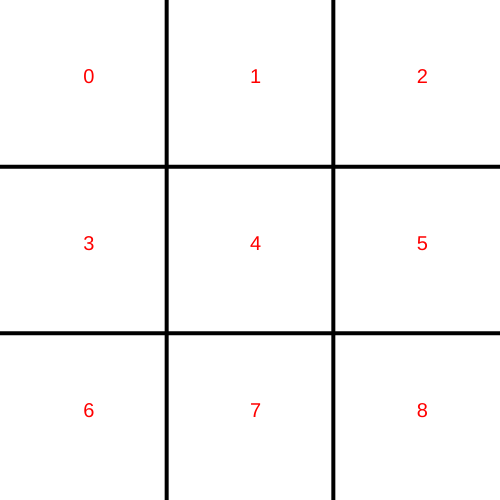
Frame 1 (no input)
Frame 2 (the mouse pressed at the canvas centre, redrawn once): identical to frame 1, image omitted

The p5.js sketch that drew this single still picture (run headless with seeded random() and noise() and a simulated clock; the mouse was pressed at the canvas centre and the sketch redrawn once):

// p5.js sketch
// ── sketch.js
/*
 * Tic tac toe game for AI/ML
 *
 * by Jamie O'Sullivan & Mickey Barron Summer 2020
 *
 *    🚫 STUDENTS: DO NOT MODIFY THIS FILE 🚫
 *
 * Based On:
 *
 * Daniel Shiffman
 * https://thecodingtrain.com/CodingChallenges/149-tic-tac-toe.html
 * https://youtu.be/GTWrWM1UsnA
 * https://editor.p5js.org/codingtrain/sketches/5JngATm3c
 *
 *           HOW TO PLAY
 *
 * - Open the JavaScript console in your browser
 * - Press the SPACEBAR to make the AI play a move.
 * - To play manually, run the play() function in the console. Example—both of these play the center square:
 *    » play(4)
 *    » play(1, 1)
 * - You can press the spacebar for every turn, making the AI effectively play itself or play manually, or any combination.
 *
 *           INSTRUCTIONS
 *
 * - Write your AI in the ai.js file
 * - Don't edit this file.
 * - You may look at this file to see how the game works.
 * - The AI takes one turn at a time.
 * - The AI is invoked when the game calls the aiSelect() function.
 * - The aiSelect() function returns the number of which cell to mark, 0-8:
 *
 *     0 | 1 | 2
 *    -----------
 *     3 | 4 | 5
 *    -----------
 *     6 | 7 | 8
 *
 * - The AI may NOT edit the game state in any way.
 * - The AI MUST return 0-8 from aiSelect (as long the game hasn't ended yet, after which we don't care)
 * - The AI may look at the game state variables: board, gridSize, etc, but not change them.
 *
 * - The game is 2-dimensional, but the board is stored a 1-dimensional array, using the cell numbers above.
 * - If you want to think about the board as 2D, we provided a function board2d() to provide a 2d interface to it.
 * - Each cell of the board is either 'X', 'O', or '', where empty string means the cell is empty.
 *
 *    🚫 STUDENTS: DO NOT MODIFY THIS FILE 🚫
 */


/* Declaration of variables 
*
* - This game is generated procedurally allowing you to change the size of the board and the dimensions of the grid.
*
* - gridSize dictates the size of the grid by defining one side of the square. 
*   For example, if you set gridSize = 4, it will make 4x4 grid with a total of 16 squares.
*
*- The canvas dimensions are specified by the canvasWidth and canvasHeight variables.
*  The defauly setting for canvasHeight is to be equal to the canvasWidth such that it's a square.
*
*/
var board = [];
const players = ['❌', '⭕'];
const gridSize = 3;
const canvasWidth = 500;
const canvasHeight = canvasWidth;
const columnWidth = canvasWidth / gridSize;
const rowHeight = canvasHeight / gridSize;
var player;

// Whenever the Spacebar is pressed, the AI takes a turn
function keyPressed() {
  if (keyCode === 32) {
    play(aiSelect());
  }
}


//This procedurally generates an array of based upon the size of the grid. The array is empty to be filled with player characters
function generateBoard() {
  for (let i = 0; i < gridSize; i++) {
    for (let j = 0; j < gridSize; j++) {
      board.push('');
    }
  }
}


//When invoked, this function detects if there is a win in one of the following diretions: horizontal, verticle, or diagonal. The function accepts a direction argument.
function checkWin(direction) {
  let pathResult;
  let headerCell;
  let comparisonCell;
  if (direction === 'diagonal') {
    for (let i = -1; i <= 1; i = i + 2) {
      const yCoord = ((gridSize - 1) / 2) * (1 + i);
      headerCell = board2d(yCoord, 0);
      if (headerCell !== '') {
        pathResult = true;
        for (let j = 1; j < gridSize; j++) {
          const compY = yCoord + j * -i;
          comparisonCell = board2d(compY, j);
          if (comparisonCell !== headerCell) {
            pathResult = false;
          }
        }
        if (pathResult === true) {
          return headerCell;
        }
      }
    }
  } else {
    for (let i = 0; i < gridSize; i++) {
      if (direction === 'vertical') {
        headerCell = board2d(0, i);
      } else if (direction === 'horizontal') {
        headerCell = board2d(i, 0);
      }
      if (headerCell !== '') {
        pathResult = true;
        for (let j = 1; j < gridSize; j++) {
          if (direction === 'vertical') {
            comparisonCell = board2d(j, i);
          } else if (direction === 'horizontal') {
            comparisonCell = board2d(i, j);
          }
          if (comparisonCell !== headerCell) {
            pathResult = false;
          }
        }
        if (pathResult === true) {
          return headerCell;
        }
      }
    }
  }
  return '';
}

// returns a string representing the winner, or an empty string if nobody has won
function checkWins() {
  const winResults = [checkWin('horizontal'), checkWin('vertical'), checkWin('diagonal')];

  const reducer = function (total, num) {
    if (num === '' && total === '') {
      return '';
    } else if (total === '') {
      return num;
    } else {
      return total;
    }
  };

  return winResults.reduce(reducer);
}

function setup() {
  createCanvas(canvasWidth, canvasHeight);
  generateBoard(gridSize);
  player = players[0];
  report('Game started');
  noLoop(); // noLoop should be the last line in the block
}


//Procedural generation of grid.
function drawGrid() {
  background(255, 255, 255);
  let columnWidth = canvasWidth / gridSize;
  let rowHeight = canvasHeight / gridSize;
  strokeWeight(4);
  for (let i = 0; i < gridSize - 1; i++) {
    const xCoord = columnWidth * (i + 1);
    line(xCoord, 0, xCoord, canvasHeight);
  }
  for (let j = 0; j < gridSize - 1; j++) {
    const yCoord = rowHeight * (j + 1);
    line(0, yCoord, canvasWidth, yCoord);
  }
}

function numberCells() {
  textSize(20);
  fill('red');
  for (let i = 0; i < gridSize; i++) {
    for (let j = 0; j < gridSize; j++) {
      text(cell2d(i, j), columnWidth * j + (columnWidth / 2), rowHeight * i + (rowHeight / 2));      
    }
  }
}

//Generation of Xs and Os in the grid
function drawMarks() {
  for (let i = 0; i < gridSize; i++) {
    for (let j = 0; j < gridSize; j++) {
      if (board2d(j, i) !== '') {
        var xPos = columnWidth * i + columnWidth / 2;
        var yPos = rowHeight * j + rowHeight / 2;
      }
      if (board2d(j, i) === players[1]) {
        noFill();
        ellipse(xPos, yPos, columnWidth / 2, rowHeight / 2);
      } else if (board2d(j, i) === players[0]) {
        const xLength = columnWidth / 4;
        const yLength = rowHeight / 4;
        line(xPos - xLength, yPos - yLength, xPos + xLength, yPos + yLength);
        line(xPos + xLength, yPos - yLength, xPos - xLength, yPos + yLength);
      }
    }
  }
}

function report(message) {
  if (message !== '') {
    print(message);
  }
}

// Make a play, or, Takes a turn.
//
// Takes the cell number as an argument: play(6)
//  - OR -
// Takes two arguments representing the cell by (row, column): play(2, 0)
function play(cell, column) {
  if (column !== undefined) {
    cell = cell * gridSize + column;
  }
  report(`${player} plays ${cell}`);
  if (board[cell] === '') {
    board[cell] = player;
  } else {
    report(`Cell ${cell} is already taken!`);
    return;
  }
  const turnResult = checkWins();
  if (turnResult !== '') {
    report(`Game Over: ${turnResult} has won!`);
  } else if (emptyCells(board).length === 0) {
    report('Game Over: Tie!');
  } else {
    if (player === players[0]) {
      player = players[1];
    } else {
      player = players[0];
    }
    report(`${player} goes next`);
  }
  redraw();
}

function draw() {
  drawGrid();
  numberCells();
  drawMarks();
}

/* Utility Functions  */

// Returns an array of which cells are empty from the given board.
// (technically works on *any* array!)
// Examples:
//  A brand-new game with an empty board would return [0, 1, 2, 3, 4, 5, 6, 7, 8]
//  If the only empty cell is the center, it will return [4] If every cell is occupied, returns an empty list, []
function emptyCells(board) {
  const b = board.map((value, index) => {
    if (value == '') {
      return index;
    } else {
      return '';
    }
  });

  return b.filter((value) => value !== '');
}

// 2D interface to the board.
// Using this, you can think of the board as a 2d array, like this: board[i][j].
// Takes two or three arguments: i, j, newValue
//    i: row
//    j: column
//    newValue: (optional) If given, will SET the cell to that value.
// Returns the value of the board at [i][j], after the set if a set was done.
//
// Examples:
//  to get the value at row 2, column 1:
//      board2d(2, 1)
//  to set the value at row 2, column 1 to 'X':
//      board2d(2, 1, 'X')
//  both return the value of that cell.
const board2d = function (i, j, newValue) {
  const iOffset = i * gridSize;
  if (newValue !== undefined) {
    board[iOffset + j] = newValue;
  }
  return board[iOffset + j];
};

// Converts 2d style (row, col) into 1d cell number
// Given a 3x3 grid, cell2d(1,2) -> 5
const cell2d = function (row, col) {
  return row * gridSize + col;
};

// Slices up the current board state into rows.
// Returns an array, where each element is a row.
// A row is also an array.
function getRows() {
  let rows = [];
  for (let row = 0; row < gridSize; row++) {
    let thisRow = [];
    for (let col = 0; col < gridSize; col++) {
      thisRow.push(board2d(row, col));
    }
    rows.push(thisRow);
  }
  return rows;
}

// Slices up the current board state into columns.
// Returns an array, where each element is a column.
// A column is also an array.
function getColumns() {
  let columns = [];
  for (let col = 0; col < gridSize; col++) {
    let thisColumn = [];
    for (let row = 0; row < gridSize; row++) {
      thisColumn.push(board2d(row, col));
    }
    columns.push(thisColumn);
  }
  return columns;
}

// Comparing arrays in javascript is not easy.
// Just in case you need to, here is a "deep" compare function.
// This function will test if two arrays are identical by looking at every element,
//  including sub-elements, and will return true only if every single value is the same.
// This function is recursive- for each element it re-calls itself to compare, so it will work with nested data.
function compareArrays(arr1, arr2) {
  if (arr1 === arr2) return true;
  if (arr1 == null || arr2 == null) return false;
  if (arr1.length !== arr2.length) return false;

  for (let i = 0; i < arr1.length; ++i) {
    return compareArrays(arr1[i], arr2[i]);
  }
  return true;
}

/* 🚫 STUDENTS: DO NOT MODIFY THIS FILE 🚫*/

// ── ai.js
// Here are the tools to use to build your AI:

// The aiSelect() function is called by the game when it is the AI's turn to make a move.
// This function should return which square to play to, 0-8.
function aiSelect() {
  return random(emptyCells(board));
}
